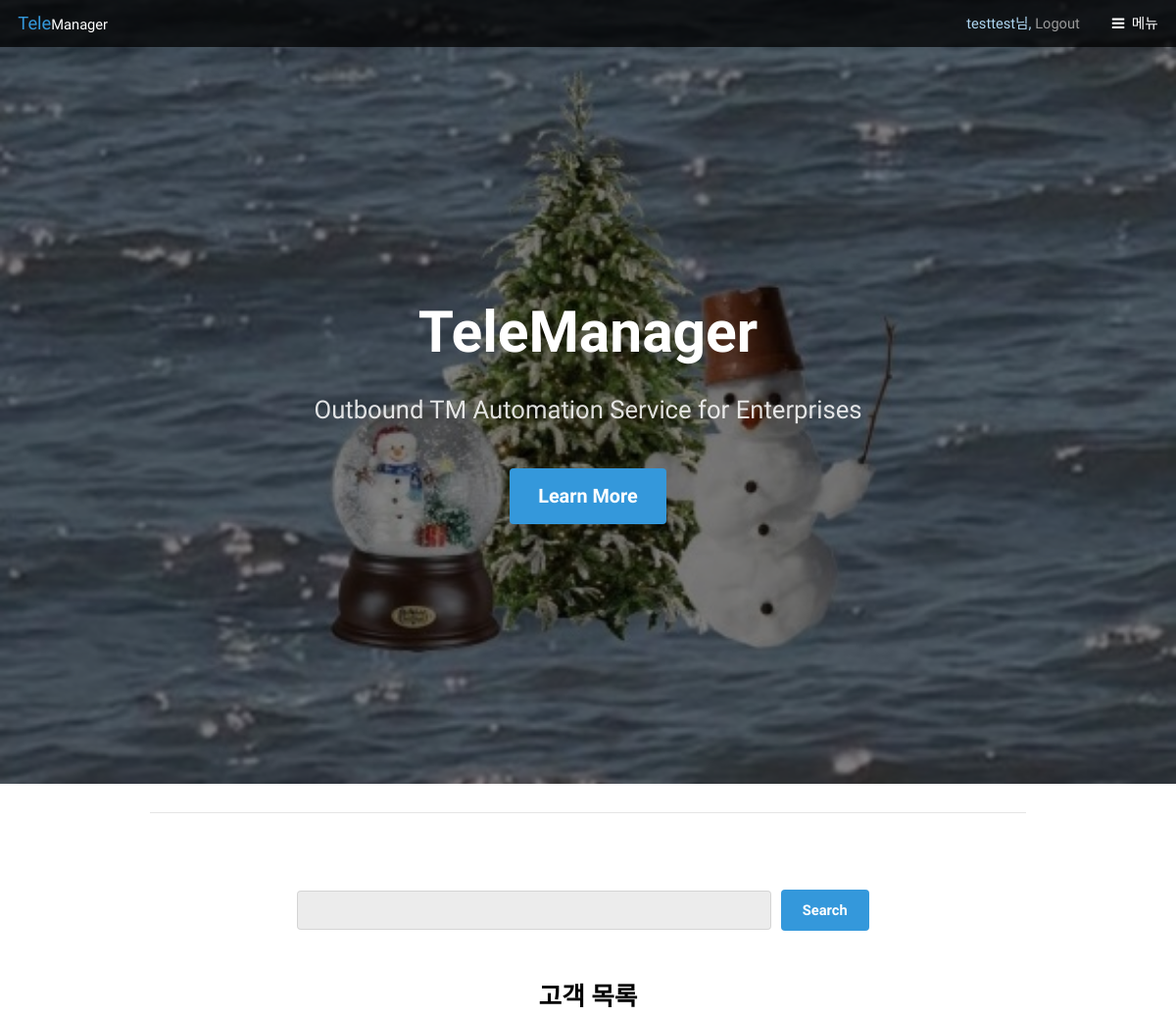
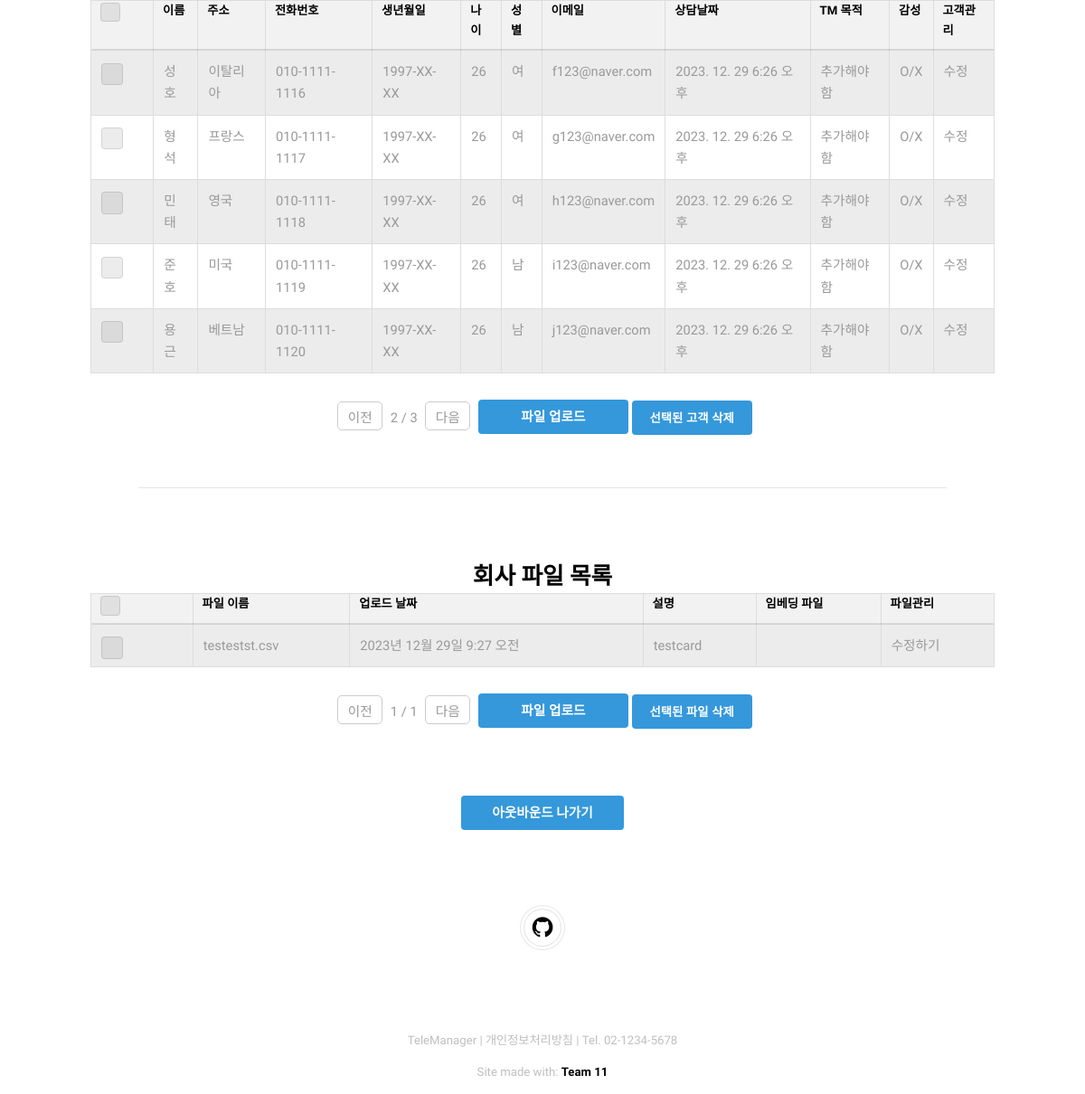
/client/?client_page=2 (signed in), run on the app's committed database (2 pictures, top to bottom).
### client/models.py (models this page shows, shortened)
class Client(models.Model):
	user = models.ForeignKey(settings.AUTH_USER_MODEL, on_delete=models.CASCADE, null=True)
	name = models.CharField(max_length=30)                               # 고객 이름 저장
	location = models.CharField(max_length=140, null=True, blank=True)   # 고객 주소 저장
	number = models.CharField(max_length=20, null=True, blank=True)      # 고객 전화번호 저장
	birth_date = models.CharField(max_length=10, null=True, blank=True)  # YYYY-MM_DD 형식
	tm_date = models.DateTimeField(null=True, blank = True)              # TM 날짜 저장
	age = models.IntegerField(null= True, blank=True)                    # 고객 나이 저장
	gender = models.CharField(max_length=10, choices=[('Male', 'Male'), ('Female', 'Female')], null=True, blank=True)  # (실제 값, 보여지는 값)
	email = models.EmailField(max_length=254, null=True, blank=True)     # 고객 이메일 저장

### account/models.py (models this page shows, shortened)
class CompanyFile(models.Model):
    user = models.ForeignKey(User, on_delete=models.CASCADE)
    description = models.TextField(blank=True)
    upload_date = models.DateTimeField(auto_now_add=True)
    file = models.FileField(upload_to='company_data_files/')
    embedding_file = models.FileField(upload_to='embedding_files/', blank=True, null=True)

### client/views.py (the view, shortened to what this page needs)
# urls.py: path('', ClientListView.as_view(), name = 'list'),
class ClientListView(LoginRequiredMixin, ListView):
    model = Client
    template_name = 'client/client_list.html'
    def get_context_data(self, **kwargs): # 2
        context = super().get_context_data(**kwargs)  # 컨텍스트 데이터 가져옴
        client_list = Client.objects.filter(user = self.request.user)
        file_list = CompanyFile.objects.filter(user = self.request.user)
        search_key = self.request.GET.get("keyword", "")
        print(search_key)
        if search_key:
            print(search_key)
            client_list = Client.objects.filter(user = self.request.user, name__icontains=search_key)
        client_paginator = Paginator(client_list, 5)
        file_paginator = Paginator(file_list, 5)
        client_page_number = self.request.GET.get('client_page')
        file_page_number = self.request.GET.get('file_page')
        client_obj = client_paginator.get_page(client_page_number)
        file_obj = file_paginator.get_page(file_page_number)
        context['tmgoal'] = self.request.session.get('tmgoal', None)
        context['client_obj'] = client_obj
        context['file_obj'] = file_obj
        context['q'] = search_key
        return context
    def get_queryset(self):
        user = self.request.user
        print(f"Current User ID: {user.id}")
        queryset = Client.objects.filter(user=self.request.user).order_by('-tm_date')  # '-tm_date'는 내림차순 정렬을 의미
        print(f"Queryset length: {queryset.count()}")
        return queryset

### client/templates/client/client_list.html (shortened to what this page needs)
{% extends 'base.html' %}
{% load static %}
{% block content %}
<div id="main" class="container">
    <hr>
    <br><br>
    <form action="" method="get" class="custom-search" >
        <input type="text" name="keyword" value="{{q|default:''}}" >
        <input type="submit" value="Search" >
    </form>
<br><br>
<h3 id='customer' class="margin-form-container">고객 목록</h3>
<div style="display: flex; justify-content: center;" class="table-container">
    <form method="post" action="{% url 'client:delete_selected' %}" id='client_form'>
        <table border="1">
            <thead>
                <tr>
                    <th><div><input type="checkbox" id="select-all"><label for="select-all"></label></div></th>
                    <th>이름</th>
                    <th>주소</th>
                    <th>전화번호</th>
                    <th>생년월일</th>
                    <th>나이</th>
                    <th>성별</th>
                    <th>이메일</th>
                    <th>상담날짜</th>
                    <th>TM 목적</th>
                    <th>감성</th>
                    <th>고객관리</th>
                </tr>
            </thead>
            <tbody>
                {% for client in client_obj %}
                    <tr>
                        <td>
                            <div>
                            </div>
                        </td>
                        <td>{{ client.name }}</td>
                        <td>{{ client.location }}</td>
                        <td>{{ client.number }}</td>
                        <td>{{ client.birth_date }}</td>
                        <td>{{ client.age }}</td>
                        <td>{{ client.gender }}</td>
                        <td>{{ client.email }}</td>
                        <td>{{ client.tm_date|date:"Y. m. d P" }}</td>
                        <td>추가해야함</td>
                        <td>O/X</td>
                        <td>
                            <a href="{% url 'client:edit_client' client.id %}">수정</a>
                        </td>
                    </tr>
                {% endfor %}
            </tbody>
        </table>
        <div style="display: flex; justify-content: center;">
            <span class="page-links">
                {% if client_obj.has_previous %}
                    <a href="?client_page={{ client_obj.previous_page_number }}" class="pagination">이전</a>
                {% else %}
                    <a href="?client_page={{ client_obj.paginator.num_pages }}" class="pagination">이전</a>
                {% endif %}
                <span class="page-current">
                    {{ client_obj.number }} / {{ client_obj.paginator.num_pages }}
                </span>
                {% if client_obj.has_next %}
                    <a href="?client_page={{ client_obj.next_page_number }}" class="pagination">다음</a>
                {% else %}
                    <a href="?client_page={{ 1 }}" class="pagination">다음</a>
                {% endif %}
                <a href="{% url 'client:upload' %}" class="my-button-link">파일 업로드</a>
                <button type="submit">선택된 고객 삭제</button>
            </span>
        </div>
    </form>
</div>
<hr>
<br>
<br>
<h3 id='filelist'>회사 파일 목록</h3>
<div style="display: flex; justify-content: center;" class="table-file">
    <form method="post" action="{% url 'account:delete_selected' %}" id='file_form'>
        <table border="1">
            <thead>
                <tr>
                    <th><div><input type="checkbox" id="select-all2"><label for="select-all2"></label></div></th>
                    <th>파일 이름</th>
                    <th>업로드 날짜</th>
                    <th>설명</th>
                    <th>임베딩 파일</th>
                    <th>파일관리</th>
                </tr>
            </thead>
            <tbody>
                {% for file in file_obj %}
                    <tr>
                        <td>
                            <div>
                            </div>
                        </td>
                        <td>{{ file.file.name|cut:"_"|slice:"1:" }}</td>
                        <td>{{ file.upload_date }}</td>
                        <td>{{ file.description }}</td>
                        <td>{{ file.embedding_file }} </td>
                        <td>
                            <a href="{% url 'account:edit_file' file.id %}">수정하기</a>
                        </td>
                    </tr>
                {% endfor %}
            </tbody>
        </table>
        <div style="display: flex; justify-content: center;">
            <span class="page-links">
                {% if file_obj.has_previous %}
                    <a href="?file_page={{ file_obj.previous_page_number }}" class="pagination">이전</a>
                {% else %}
                    <a href="?file_page={{ file_obj.paginator.num_pages }}" class="pagination">이전</a>
                {% endif %}
                <span class="page-current">
                    {{ file_obj.number }} / {{ file_obj.paginator.num_pages }}
                </span>
                {% if file_obj.has_next %}
                    <a href="?file_page={{ file_obj.next_page_number }}" class="pagination">다음</a>
                {% else %}
                    <a href="?file_page={{ 1 }}" class="pagination">다음</a>
                {% endif %}
                <a href="{% url 'account:file_upload' %}" class="my-button-link">파일 업로드</a>
                <button type="submit">선택된 파일 삭제</button>
            </span>
        </div>
        <br><br>
        </form>
    <br><br>
</div>
<div style="display: flex; justify-content: center;">
    <a href="{% url 'client:selected_items' %}" id="OutboundButton" class="my-button-link" style="width: 180px;">아웃바운드 나가기</a>
</div>
{% endblock %}

### templates/base.html (shortened to what this page needs)
<!DOCTYPE HTML>
<html lang="ko">
<head>
    {% load static %}
    <link rel="stylesheet" href="{% static 'css/main.css' %}">
</head>
<body>
    <header id="header" class="alt">
        <div class="logo">
            <a href="/">Tele<span>Manager</span></a>
        </div>
        {% if not user.is_authenticated %}
        <span class="header-text">
            <a href="/account/">Login</a>
        </span>
        {% else %}
        <span class="header-text">
            {{user}}님,
            <span class ="logout-form" method="post" action="{% url 'account:logout' %}">
                <a type="submit">Logout</a>
            </span>
            </span>
        {% endif %}
        <a href="#menu">메뉴</a>
    </header>
    <section id="banner">
        <div class="inner">
            <header>
                <h1>TeleManager</h1>
                <p>Outbound TM Automation Service for Enterprises</p>
            </header>
            <a href="#main" class="button big scrolly">Learn More</a>
        </div>
    </section>
    {% block content %}{% endblock %}
    <footer id="footer">
        <div class="copyright">
            <ul class="icons">
                <li><a href="https://github.com/TeleManager" class="icon fa-github"><span class="label">Github</span></a></li>
            </ul>
        </div>
    </footer><div class="copyright">
        TeleManager | 개인정보처리방침 | Tel. 02-1234-5678
    </div>
    <div class="copyright">
        Site made with: <a href="#">Team 11</a>
    </div>
</body>
</html>

### client/templates/client/client_list.html (style rules this page uses)
.my-button-link { display: inline-block; padding: 10px 30px; text-decoration: none; white-space: nowrap; line-height: 18px; width: 166px; height: 38px; vertical-align: middle; margin-top: -3px; }
.pagination { display: inline-block; width: 50px; height: 32px; text-align: center; margin: 0 5px; padding: 5px 0; border: 1px solid #ccc; border-radius: 5px; }
.table-container, .table-file { display: flex; justify-content: center; width: 100%; }
table { border-collapse: collapse; width: 1000px; }
th, td { border: 1px solid #ddd; padding: 8px; text-align: left; }
th { background-color: #f2f2f2; }
#customer, #filelist { display: flex; justify-content: center; align-items: center; margin: 0; }

### data on the page
Client: name "성호", location "이탈리아", number "010-1111-1116", birth_date "1997-XX-XX", age "26", gender "여", email "f123@naver.com", tm_date "2023. 12. 29 6:26 오후"
Client: name "형석", location "프랑스", number "010-1111-1117", birth_date "1997-XX-XX", age "26", gender "여", email "g123@naver.com", tm_date "2023. 12. 29 6:26 오후"
Client: name "민태", location "영국", number "010-1111-1118", birth_date "1997-XX-XX", age "26", gender "여", email "h123@naver.com", tm_date "2023. 12. 29 6:26 오후"
Client: name "준호", location "미국", number "010-1111-1119", birth_date "1997-XX-XX", age "26", gender "남", email "i123@naver.com", tm_date "2023. 12. 29 6:26 오후"
Client: name "용근", location "베트남", number "010-1111-1120", birth_date "1997-XX-XX", age "26", gender "남", email "j123@naver.com", tm_date "2023. 12. 29 6:26 오후"
CompanyFile: file.name "testestst.csv", upload_date "2023년 12월 29일 9:27 오전", description "testcard"

### other printed values
{{ user }} "testtest"
{{ client_obj.number }} "2"
{{ client_obj.paginator.num_pages }} "3"
{{ file_obj.number }} "1"
{{ file_obj.paginator.num_pages }} "1"
